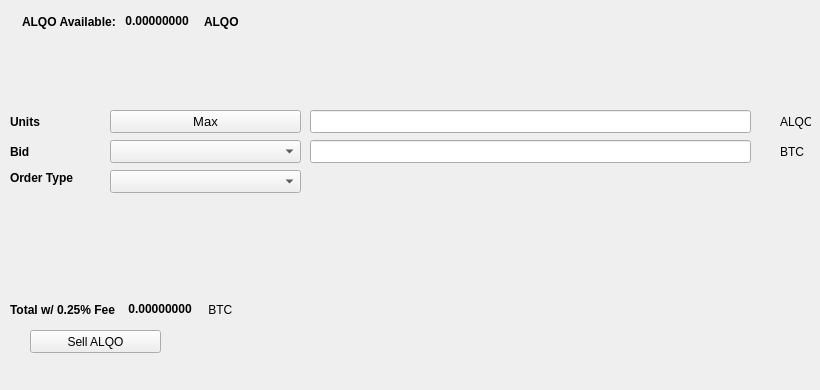
   <widget class="QWidget" name="SellTab">
    <attribute name="title">
     <string>Sell</string>
    </attribute>
    <widget class="QLabel" name="label_16">
     <property name="geometry">
      <rect>
       <x>780</x>
       <y>140</y>
       <width>31</width>
       <height>23</height>
      </rect>
     </property>
     <property name="text">
      <string>BTC</string>
     </property>
    </widget>
    <widget class="QComboBox" name="SellBidcomboBox">
     <property name="geometry">
      <rect>
       <x>110</x>
       <y>140</y>
       <width>191</width>
       <height>23</height>
      </rect>
     </property>
     <property name="font">
      <font>
       <pointsize>10</pointsize>
      </font>
     </property>
    </widget>
    <widget class="QLabel" name="label_18">
     <property name="geometry">
      <rect>
       <x>10</x>
       <y>110</y>
       <width>46</width>
       <height>23</height>
      </rect>
     </property>
     <property name="font">
      <font>
       <weight>75</weight>
       <bold>true</bold>
      </font>
     </property>
     <property name="text">
      <string>Units</string>
     </property>
    </widget>
    <widget class="QPushButton" name="Sell_Max_Amount">
     <property name="geometry">
      <rect>
       <x>110</x>
       <y>110</y>
       <width>191</width>
       <height>23</height>
      </rect>
     </property>
     <property name="font">
      <font>
       <pointsize>10</pointsize>
      </font>
     </property>
     <property name="text">
      <string>Max</string>
     </property>
    </widget>
    <widget class="QLabel" name="label_20">
     <property name="geometry">
      <rect>
       <x>10</x>
       <y>170</y>
       <width>91</width>
       <height>16</height>
      </rect>
     </property>
     <property name="font">
      <font>
       <weight>75</weight>
       <bold>true</bold>
      </font>
     </property>
     <property name="text">
      <string>Order Type</string>
     </property>
    </widget>
    <widget class="QComboBox" name="SellOrdertypeCombo">
     <property name="geometry">
      <rect>
       <x>110</x>
       <y>170</y>
       <width>191</width>
       <height>23</height>
      </rect>
     </property>
     <property name="font">
      <font>
       <pointsize>10</pointsize>
      </font>
     </property>
    </widget>
    <widget class="QLabel" name="label_21">
     <property name="geometry">
      <rect>
       <x>10</x>
       <y>140</y>
       <width>46</width>
       <height>23</height>
      </rect>
     </property>
     <property name="font">
      <font>
       <weight>75</weight>
       <bold>true</bold>
      </font>
     </property>
     <property name="text">
      <string>Bid</string>
     </property>
    </widget>
    <widget class="QLabel" name="label_22">
     <property name="geometry">
      <rect>
       <x>780</x>
       <y>110</y>
       <width>31</width>
       <height>23</height>
      </rect>
     </property>
     <property name="text">
      <string>ALQO</string>
     </property>
    </widget>
    <widget class="QLineEdit" name="UnitsInputALQO">
     <property name="geometry">
      <rect>
       <x>310</x>
       <y>110</y>
       <width>441</width>
       <height>23</height>
      </rect>
     </property>
     <property name="font">
      <font>
       <pointsize>9</pointsize>
       <weight>75</weight>
       <bold>true</bold>
      </font>
     </property>
    </widget>
    <widget class="QLineEdit" name="SellBidPriceEdit">
     <property name="geometry">
      <rect>
       <x>310</x>
       <y>140</y>
       <width>441</width>
       <height>23</height>
      </rect>
     </property>
     <property name="font">
      <font>
       <pointsize>9</pointsize>
       <weight>75</weight>
       <bold>true</bold>
      </font>
     </property>
    </widget>
    <widget class="QPushButton" name="SellALQOBTN">
     <property name="geometry">
      <rect>
       <x>30</x>
       <y>330</y>
       <width>131</width>
       <height>23</height>
      </rect>
     </property>
     <property name="text">
      <string>Sell ALQO</string>
     </property>
     <property name="icon">
      <iconset resource="../alqo">
       <normaloff>:/icons/bitcoin</normaloff>:/icons/bitcoin</iconset>
     </property>
    </widget>
    <widget class="QWidget" name="layoutWidget3">
     <property name="geometry">
      <rect>
       <x>22</x>
       <y>12</y>
       <width>258</width>
       <height>19</height>
      </rect>
     </property>
     <layout class="QHBoxLayout" name="horizontalLayout">
      <item>
       <widget class="QLabel" name="label232_2">
        <property name="font">
         <font>
          <weight>75</weight>
          <bold>true</bold>
         </font>
        </property>
        <property name="text">
         <string>ALQO Available:</string>
        </property>
       </widget>
      </item>
      <item>
       <widget class="QLabel" name="ALQOAvailableLabel">
        <property name="palette">
         <palette>
          <active>
           <colorrole role="WindowText">
            <brush brushstyle="SolidPattern">
             <color alpha="255">
              <red>0</red>
              <green>0</green>
              <blue>0</blue>
             </color>
            </brush>
           </colorrole>
           <colorrole role="Button">
            <brush brushstyle="SolidPattern">
             <color alpha="255">
              <red>0</red>
              <green>170</green>
              <blue>0</blue>
             </color>
            </brush>
           </colorrole>
           <colorrole role="Light">
            <brush brushstyle="SolidPattern">
             <color alpha="255">
              <red>0</red>
              <green>255</green>
              <blue>0</blue>
             </color>
            </brush>
           </colorrole>
           <colorrole role="Midlight">
            <brush brushstyle="SolidPattern">
             <color alpha="255">
              <red>0</red>
              <green>212</green>
              <blue>0</blue>
             </color>
            </brush>
           </colorrole>
           <colorrole role="Dark">
            <brush brushstyle="SolidPattern">
             <color alpha="255">
              <red>0</red>
              <green>85</green>
              <blue>0</blue>
             </color>
            </brush>
           </colorrole>
           <colorrole role="Mid">
            <brush brushstyle="SolidPattern">
             <color alpha="255">
              <red>0</red>
              <green>113</green>
              <blue>0</blue>
             </color>
            </brush>
           </colorrole>
           <colorrole role="Text">
            <brush brushstyle="SolidPattern">
             <color alpha="255">
              <red>0</red>
              <green>170</green>
              <blue>0</blue>
             </color>
            </brush>
           </colorrole>
           <colorrole role="BrightText">
            <brush brushstyle="SolidPattern">
             <color alpha="255">
              <red>255</red>
              <green>255</green>
              <blue>255</blue>
             </color>
            </brush>
           </colorrole>
           <colorrole role="ButtonText">
            <brush brushstyle="SolidPattern">
             <color alpha="255">
              <red>0</red>
              <green>0</green>
              <blue>0</blue>
             </color>
            </brush>
           </colorrole>
           <colorrole role="Base">
            <brush brushstyle="SolidPattern">
             <color alpha="255">
              <red>255</red>
              <green>255</green>
              <blue>255</blue>
             </color>
            </brush>
           </colorrole>
           <colorrole role="Window">
            <brush brushstyle="SolidPattern">
             <color alpha="255">
              <red>0</red>
              <green>170</green>
              <blue>0</blue>
             </color>
            </brush>
           </colorrole>
           <colorrole role="Shadow">
            <brush brushstyle="SolidPattern">
             <color alpha="255">
              <red>0</red>
              <green>0</green>
              <blue>0</blue>
             </color>
            </brush>
           </colorrole>
           <colorrole role="AlternateBase">
            <brush brushstyle="SolidPattern">
             <color alpha="255">
              <red>127</red>
              <green>212</green>
              <blue>127</blue>
             </color>
            </brush>
           </colorrole>
           <colorrole role="ToolTipBase">
            <brush brushstyle="SolidPattern">
             <color alpha="255">
              <red>255</red>
              <green>255</green>
              <blue>220</blue>
             </color>
            </brush>
           </colorrole>
           <colorrole role="ToolTipText">
            <brush brushstyle="SolidPattern">
             <color alpha="255">
              <red>0</red>
              <green>0</green>
              <blue>0</blue>
             </color>
            </brush>
           </colorrole>
          </active>
          <inactive>
           <colorrole role="WindowText">
            <brush brushstyle="SolidPattern">
             <color alpha="255">
              <red>0</red>
              <green>0</green>
              <blue>0</blue>
             </color>
            </brush>
           </colorrole>
           <colorrole role="Button">
            <brush brushstyle="SolidPattern">
             <color alpha="255">
              <red>0</red>
              <green>170</green>
              <blue>0</blue>
             </color>
            </brush>
           </colorrole>
           <colorrole role="Light">
            <brush brushstyle="SolidPattern">
             <color alpha="255">
              <red>0</red>
              <green>255</green>
              <blue>0</blue>
             </color>
            </brush>
           </colorrole>
           <colorrole role="Midlight">
            <brush brushstyle="SolidPattern">
             <color alpha="255">
              <red>0</red>
              <green>212</green>
              <blue>0</blue>
             </color>
            </brush>
           </colorrole>
           <colorrole role="Dark">
            <brush brushstyle="SolidPattern">
             <color alpha="255">
              <red>0</red>
              <green>85</green>
              <blue>0</blue>
             </color>
            </brush>
           </colorrole>
           <colorrole role="Mid">
            <brush brushstyle="SolidPattern">
             <color alpha="255">
              <red>0</red>
              <green>113</green>
              <blue>0</blue>
             </color>
            </brush>
           </colorrole>
           <colorrole role="Text">
            <brush brushstyle="SolidPattern">
             <color alpha="255">
              <red>0</red>
              <green>170</green>
              <blue>0</blue>
             </color>
            </brush>
           </colorrole>
           <colorrole role="BrightText">
            <brush brushstyle="SolidPattern">
             <color alpha="255">
              <red>255</red>
              <green>255</green>
              <blue>255</blue>
             </color>
            </brush>
           </colorrole>
           <colorrole role="ButtonText">
            <brush brushstyle="SolidPattern">
             <color alpha="255">
              <red>0</red>
              <green>0</green>
              <blue>0</blue>
             </color>
            </brush>
           </colorrole>
           <colorrole role="Base">
            <brush brushstyle="SolidPattern">
             <color alpha="255">
              <red>255</red>
              <green>255</green>
              <blue>255</blue>
             </color>
            </brush>
           </colorrole>
           <colorrole role="Window">
            <brush brushstyle="SolidPattern">
             <color alpha="255">
              <red>0</red>
              <green>170</green>
              <blue>0</blue>
             </color>
            </brush>
           </colorrole>
           <colorrole role="Shadow">
            <brush brushstyle="SolidPattern">
             <color alpha="255">
              <red>0</red>
              <green>0</green>
              <blue>0</blue>
             </color>
            </brush>
           </colorrole>
           <colorrole role="AlternateBase">
            <brush brushstyle="SolidPattern">
             <color alpha="255">
              <red>127</red>
              <green>212</green>
              <blue>127</blue>
             </color>
            </brush>
           </colorrole>
           <colorrole role="ToolTipBase">
            <brush brushstyle="SolidPattern">
             <color alpha="255">
              <red>255</red>
              <green>255</green>
              <blue>220</blue>
             </color>
            </brush>
           </colorrole>
           <colorrole role="ToolTipText">
            <brush brushstyle="SolidPattern">
             <color alpha="255">
              <red>0</red>
              <green>0</green>
              <blue>0</blue>
             </color>
            </brush>
           </colorrole>
          </inactive>
          <disabled>
           <colorrole role="WindowText">
            <brush brushstyle="SolidPattern">
             <color alpha="255">
              <red>0</red>
              <green>85</green>
              <blue>0</blue>
             </color>
            </brush>
           </colorrole>
           <colorrole role="Button">
            <brush brushstyle="SolidPattern">
             <color alpha="255">
              <red>0</red>
              <green>170</green>
              <blue>0</blue>
             </color>
            </brush>
           </colorrole>
           <colorrole role="Light">
            <brush brushstyle="SolidPattern">
             <color alpha="255">
              <red>0</red>
              <green>255</green>
              <blue>0</blue>
             </color>
            </brush>
           </colorrole>
           <colorrole role="Midlight">
            <brush brushstyle="SolidPattern">
             <color alpha="255">
              <red>0</red>
              <green>212</green>
              <blue>0</blue>
             </color>
            </brush>
           </colorrole>
           <colorrole role="Dark">
            <brush brushstyle="SolidPattern">
             <color alpha="255">
              <red>0</red>
              <green>85</green>
              <blue>0</blue>
             </color>
            </brush>
           </colorrole>
           <colorrole role="Mid">
            <brush brushstyle="SolidPattern">
             <color alpha="255">
              <red>0</red>
              <green>113</green>
              <blue>0</blue>
             </color>
            </brush>
           </colorrole>
           <colorrole role="Text">
            <brush brushstyle="SolidPattern">
             <color alpha="255">
              <red>0</red>
              <green>85</green>
              <blue>0</blue>
             </color>
            </brush>
           </colorrole>
           <colorrole role="BrightText">
            <brush brushstyle="SolidPattern">
             <color alpha="255">
              <red>255</red>
              <green>255</green>
              <blue>255</blue>
             </color>
            </brush>
           </colorrole>
           <colorrole role="ButtonText">
            <brush brushstyle="SolidPattern">
             <color alpha="255">
              <red>0</red>
              <green>85</green>
              <blue>0</blue>
             </color>
            </brush>
           </colorrole>
           <colorrole role="Base">
            <brush brushstyle="SolidPattern">
             <color alpha="255">
              <red>0</red>
              <green>170</green>
              <blue>0</blue>
             </color>
            </brush>
           </colorrole>
           <colorrole role="Window">
            <brush brushstyle="SolidPattern">
             <color alpha="255">
              <red>0</red>
              <green>170</green>
              <blue>0</blue>
             </color>
            </brush>
           </colorrole>
           <colorrole role="Shadow">
            <brush brushstyle="SolidPattern">
             <color alpha="255">
              <red>0</red>
              <green>0</green>
              <blue>0</blue>
             </color>
            </brush>
           </colorrole>
           <colorrole role="AlternateBase">
            <brush brushstyle="SolidPattern">
             <color alpha="255">
              <red>0</red>
              <green>170</green>
              <blue>0</blue>
             </color>
            </brush>
           </colorrole>
           <colorrole role="ToolTipBase">
            <brush brushstyle="SolidPattern">
             <color alpha="255">
              <red>255</red>
              <green>255</green>
              <blue>220</blue>
             </color>
            </brush>
           </colorrole>
           <colorrole role="ToolTipText">
            <brush brushstyle="SolidPattern">
             <color alpha="255">
              <red>0</red>
              <green>0</green>
              <blue>0</blue>
             </color>
            </brush>
           </colorrole>
          </disabled>
         </palette>
        </property>
        <property name="font">
         <font>
          <weight>75</weight>
          <bold>true</bold>
         </font>
        </property>
        <property name="text">
         <string> 0.00000000 </string>
        </property>
        <property name="textInteractionFlags">
         <set>Qt::LinksAccessibleByMouse|Qt::TextSelectableByKeyboard|Qt::TextSelectableByMouse</set>
        </property>
       </widget>
      </item>
      <item>
       <widget class="QLabel" name="labelALQO">
        <property name="font">
         <font>
          <weight>75</weight>
          <bold>true</bold>
         </font>
        </property>
        <property name="text">
         <string>ALQO</string>
        </property>
       </widget>
      </item>
     </layout>
    </widget>
    <widget class="QWidget" name="layoutWidget">
     <property name="geometry">
      <rect>
       <x>10</x>
       <y>300</y>
       <width>268</width>
       <height>19</height>
      </rect>
     </property>
     <layout class="QHBoxLayout" name="horizontalLayout_2">
      <item>
       <widget class="QLabel" name="label_19">
        <property name="font">
         <font>
          <weight>75</weight>
          <bold>true</bold>
         </font>
        </property>
        <property name="text">
         <string>Total w/ 0.25% Fee </string>
        </property>
       </widget>
      </item>
      <item>
       <widget class="QLabel" name="SellCostLabel">
        <property name="palette">
         <palette>
          <active>
           <colorrole role="WindowText">
            <brush brushstyle="SolidPattern">
             <color alpha="255">
              <red>0</red>
              <green>0</green>
              <blue>0</blue>
             </color>
            </brush>
           </colorrole>
           <colorrole role="Button">
            <brush brushstyle="SolidPattern">
             <color alpha="255">
              <red>0</red>
              <green>170</green>
              <blue>0</blue>
             </color>
            </brush>
           </colorrole>
           <colorrole role="Light">
            <brush brushstyle="SolidPattern">
             <color alpha="255">
              <red>0</red>
              <green>255</green>
              <blue>0</blue>
             </color>
            </brush>
           </colorrole>
           <colorrole role="Midlight">
            <brush brushstyle="SolidPattern">
             <color alpha="255">
              <red>0</red>
              <green>212</green>
              <blue>0</blue>
             </color>
            </brush>
           </colorrole>
           <colorrole role="Dark">
            <brush brushstyle="SolidPattern">
             <color alpha="255">
              <red>0</red>
              <green>85</green>
              <blue>0</blue>
             </color>
            </brush>
           </colorrole>
           <colorrole role="Mid">
            <brush brushstyle="SolidPattern">
             <color alpha="255">
              <red>0</red>
              <green>113</green>
              <blue>0</blue>
             </color>
            </brush>
           </colorrole>
           <colorrole role="Text">
            <brush brushstyle="SolidPattern">
             <color alpha="255">
              <red>0</red>
              <green>170</green>
              <blue>0</blue>
             </color>
            </brush>
           </colorrole>
           <colorrole role="BrightText">
            <brush brushstyle="SolidPattern">
             <color alpha="255">
              <red>255</red>
              <green>255</green>
              <blue>255</blue>
             </color>
            </brush>
           </colorrole>
           <colorrole role="ButtonText">
            <brush brushstyle="SolidPattern">
             <color alpha="255">
              <red>0</red>
              <green>0</green>
              <blue>0</blue>
             </color>
            </brush>
           </colorrole>
           <colorrole role="Base">
            <brush brushstyle="SolidPattern">
             <color alpha="255">
              <red>255</red>
              <green>255</green>
              <blue>255</blue>
             </color>
            </brush>
           </colorrole>
           <colorrole role="Window">
            <brush brushstyle="SolidPattern">
             <color alpha="255">
              <red>0</red>
              <green>170</green>
              <blue>0</blue>
             </color>
            </brush>
           </colorrole>
           <colorrole role="Shadow">
            <brush brushstyle="SolidPattern">
             <color alpha="255">
              <red>0</red>
              <green>0</green>
              <blue>0</blue>
             </color>
            </brush>
           </colorrole>
           <colorrole role="AlternateBase">
            <brush brushstyle="SolidPattern">
             <color alpha="255">
              <red>127</red>
              <green>212</green>
              <blue>127</blue>
             </color>
            </brush>
           </colorrole>
           <colorrole role="ToolTipBase">
            <brush brushstyle="SolidPattern">
             <color alpha="255">
              <red>255</red>
              <green>255</green>
              <blue>220</blue>
             </color>
            </brush>
           </colorrole>
           <colorrole role="ToolTipText">
            <brush brushstyle="SolidPattern">
             <color alpha="255">
              <red>0</red>
              <green>0</green>
              <blue>0</blue>
             </color>
            </brush>
           </colorrole>
          </active>
          <inactive>
           <colorrole role="WindowText">
            <brush brushstyle="SolidPattern">
             <color alpha="255">
              <red>0</red>
              <green>0</green>
              <blue>0</blue>
             </color>
            </brush>
           </colorrole>
           <colorrole role="Button">
            <brush brushstyle="SolidPattern">
             <color alpha="255">
              <red>0</red>
              <green>170</green>
              <blue>0</blue>
             </color>
            </brush>
           </colorrole>
           <colorrole role="Light">
            <brush brushstyle="SolidPattern">
             <color alpha="255">
              <red>0</red>
              <green>255</green>
              <blue>0</blue>
             </color>
            </brush>
           </colorrole>
           <colorrole role="Midlight">
            <brush brushstyle="SolidPattern">
             <color alpha="255">
              <red>0</red>
              <green>212</green>
              <blue>0</blue>
             </color>
            </brush>
           </colorrole>
           <colorrole role="Dark">
            <brush brushstyle="SolidPattern">
             <color alpha="255">
              <red>0</red>
              <green>85</green>
              <blue>0</blue>
             </color>
            </brush>
           </colorrole>
           <colorrole role="Mid">
            <brush brushstyle="SolidPattern">
             <color alpha="255">
              <red>0</red>
              <green>113</green>
              <blue>0</blue>
             </color>
            </brush>
           </colorrole>
           <colorrole role="Text">
            <brush brushstyle="SolidPattern">
             <color alpha="255">
              <red>0</red>
              <green>170</green>
              <blue>0</blue>
             </color>
            </brush>
           </colorrole>
           <colorrole role="BrightText">
            <brush brushstyle="SolidPattern">
             <color alpha="255">
              <red>255</red>
              <green>255</green>
              <blue>255</blue>
             </color>
            </brush>
           </colorrole>
           <colorrole role="ButtonText">
            <brush brushstyle="SolidPattern">
             <color alpha="255">
              <red>0</red>
              <green>0</green>
              <blue>0</blue>
             </color>
            </brush>
           </colorrole>
           <colorrole role="Base">
            <brush brushstyle="SolidPattern">
             <color alpha="255">
              <red>255</red>
              <green>255</green>
              <blue>255</blue>
             </color>
            </brush>
           </colorrole>
           <colorrole role="Window">
            <brush brushstyle="SolidPattern">
             <color alpha="255">
              <red>0</red>
              <green>170</green>
              <blue>0</blue>
             </color>
            </brush>
           </colorrole>
           <colorrole role="Shadow">
            <brush brushstyle="SolidPattern">
             <color alpha="255">
              <red>0</red>
              <green>0</green>
              <blue>0</blue>
             </color>
            </brush>
           </colorrole>
           <colorrole role="AlternateBase">
            <brush brushstyle="SolidPattern">
             <color alpha="255">
              <red>127</red>
              <green>212</green>
              <blue>127</blue>
             </color>
            </brush>
           </colorrole>
           <colorrole role="ToolTipBase">
            <brush brushstyle="SolidPattern">
             <color alpha="255">
              <red>255</red>
              <green>255</green>
              <blue>220</blue>
             </color>
            </brush>
           </colorrole>
           <colorrole role="ToolTipText">
            <brush brushstyle="SolidPattern">
             <color alpha="255">
              <red>0</red>
              <green>0</green>
              <blue>0</blue>
             </color>
            </brush>
           </colorrole>
          </inactive>
          <disabled>
           <colorrole role="WindowText">
            <brush brushstyle="SolidPattern">
             <color alpha="255">
              <red>0</red>
              <green>85</green>
              <blue>0</blue>
             </color>
            </brush>
           </colorrole>
           <colorrole role="Button">
            <brush brushstyle="SolidPattern">
             <color alpha="255">
              <red>0</red>
              <green>170</green>
              <blue>0</blue>
             </color>
            </brush>
           </colorrole>
           <colorrole role="Light">
            <brush brushstyle="SolidPattern">
             <color alpha="255">
              <red>0</red>
              <green>255</green>
              <blue>0</blue>
             </color>
            </brush>
           </colorrole>
           <colorrole role="Midlight">
            <brush brushstyle="SolidPattern">
             <color alpha="255">
              <red>0</red>
              <green>212</green>
              <blue>0</blue>
             </color>
            </brush>
           </colorrole>
           <colorrole role="Dark">
            <brush brushstyle="SolidPattern">
             <color alpha="255">
              <red>0</red>
              <green>85</green>
              <blue>0</blue>
             </color>
            </brush>
           </colorrole>
           <colorrole role="Mid">
            <brush brushstyle="SolidPattern">
             <color alpha="255">
              <red>0</red>
              <green>113</green>
              <blue>0</blue>
             </color>
            </brush>
           </colorrole>
           <colorrole role="Text">
            <brush brushstyle="SolidPattern">
             <color alpha="255">
              <red>0</red>
              <green>85</green>
              <blue>0</blue>
             </color>
            </brush>
           </colorrole>
           <colorrole role="BrightText">
            <brush brushstyle="SolidPattern">
             <color alpha="255">
              <red>255</red>
              <green>255</green>
              <blue>255</blue>
             </color>
            </brush>
           </colorrole>
           <colorrole role="ButtonText">
            <brush brushstyle="SolidPattern">
             <color alpha="255">
              <red>0</red>
              <green>85</green>
              <blue>0</blue>
             </color>
            </brush>
           </colorrole>
           <colorrole role="Base">
            <brush brushstyle="SolidPattern">
             <color alpha="255">
              <red>0</red>
              <green>170</green>
              <blue>0</blue>
             </color>
            </brush>
           </colorrole>
           <colorrole role="Window">
            <brush brushstyle="SolidPattern">
             <color alpha="255">
              <red>0</red>
              <green>170</green>
              <blue>0</blue>
             </color>
            </brush>
           </colorrole>
           <colorrole role="Shadow">
            <brush brushstyle="SolidPattern">
             <color alpha="255">
              <red>0</red>
              <green>0</green>
              <blue>0</blue>
             </color>
            </brush>
           </colorrole>
           <colorrole role="AlternateBase">
            <brush brushstyle="SolidPattern">
             <color alpha="255">
              <red>0</red>
              <green>170</green>
              <blue>0</blue>
             </color>
            </brush>
           </colorrole>
           <colorrole role="ToolTipBase">
            <brush brushstyle="SolidPattern">
             <color alpha="255">
              <red>255</red>
              <green>255</green>
              <blue>220</blue>
             </color>
            </brush>
           </colorrole>
           <colorrole role="ToolTipText">
            <brush brushstyle="SolidPattern">
             <color alpha="255">
              <red>0</red>
              <green>0</green>
              <blue>0</blue>
             </color>
            </brush>
           </colorrole>
          </disabled>
         </palette>
        </property>
        <property name="font">
         <font>
          <weight>75</weight>
          <bold>true</bold>
         </font>
        </property>
        <property name="autoFillBackground">
         <bool>false</bool>
        </property>
        <property name="text">
         <string> 0.00000000</string>
        </property>
        <property name="textInteractionFlags">
         <set>Qt::LinksAccessibleByMouse|Qt::TextSelectableByMouse</set>
        </property>
       </widget>
      </item>
      <item>
       <widget class="QLabel" name="label_17">
        <property name="font">
         <font>
          <weight>50</weight>
          <bold>false</bold>
         </font>
        </property>
        <property name="text">
         <string> BTC</string>
        </property>
       </widget>
      </item>
     </layout>
    </widget>
    <widget class="QLabel" name="label_23">
     <property name="geometry">
      <rect>
       <x>460</x>
       <y>300</y>
       <width>281</width>
       <height>81</height>
      </rect>
     </property>
     <property name="text">
      <string/>
     </property>
     <property name="pixmap">
      <pixmap>:/images/bittrex</pixmap>
     </property>
    </widget>
   </widget>
